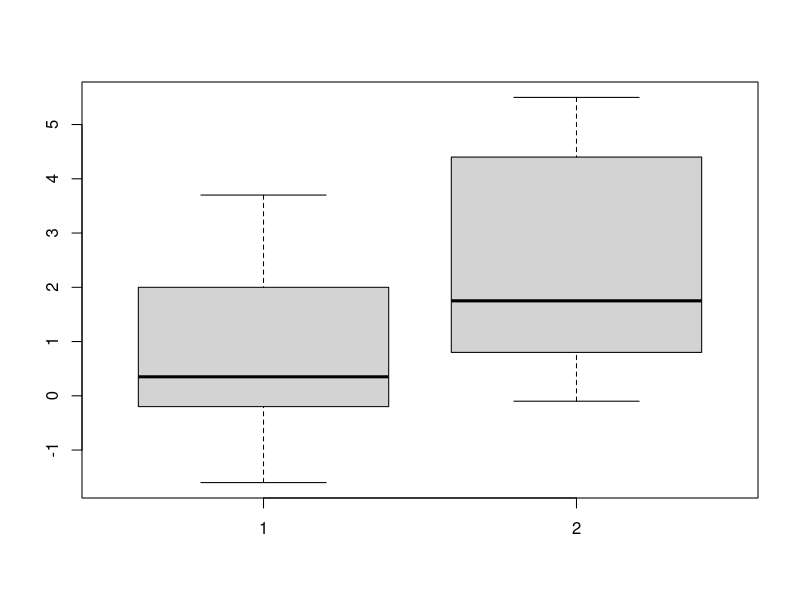
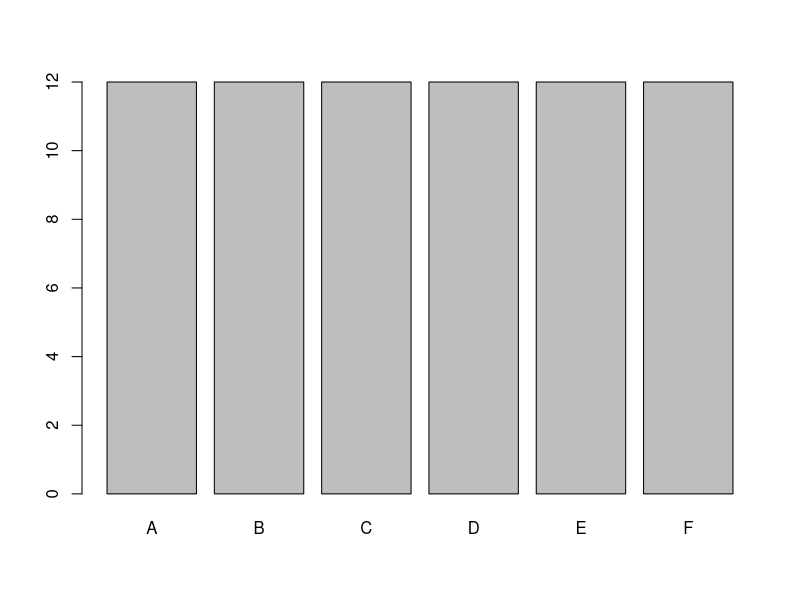
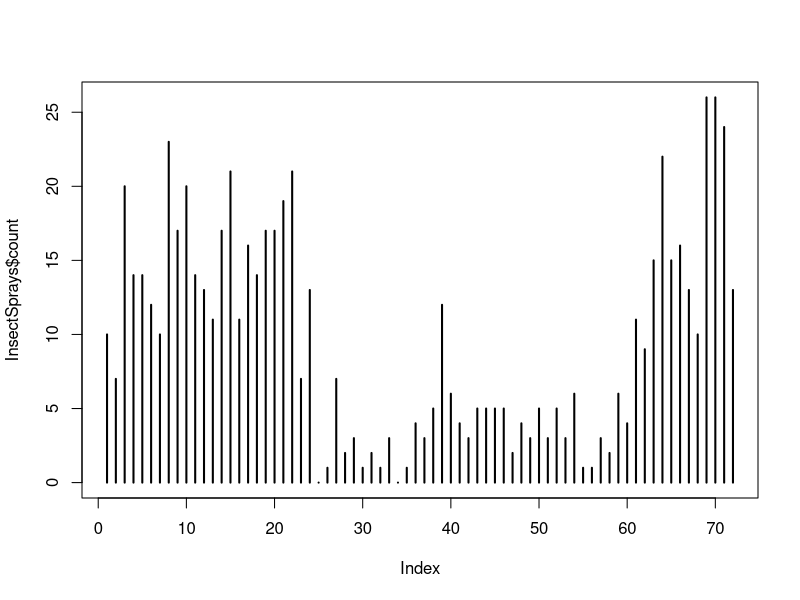
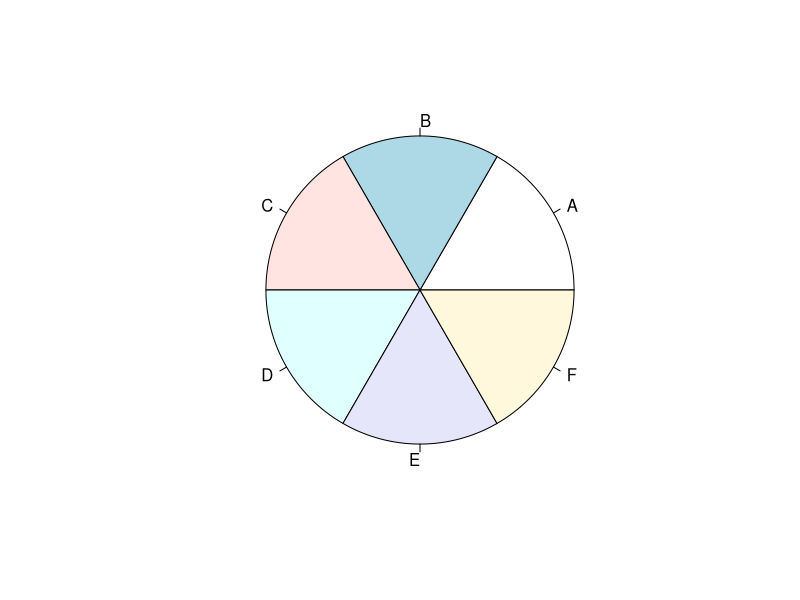
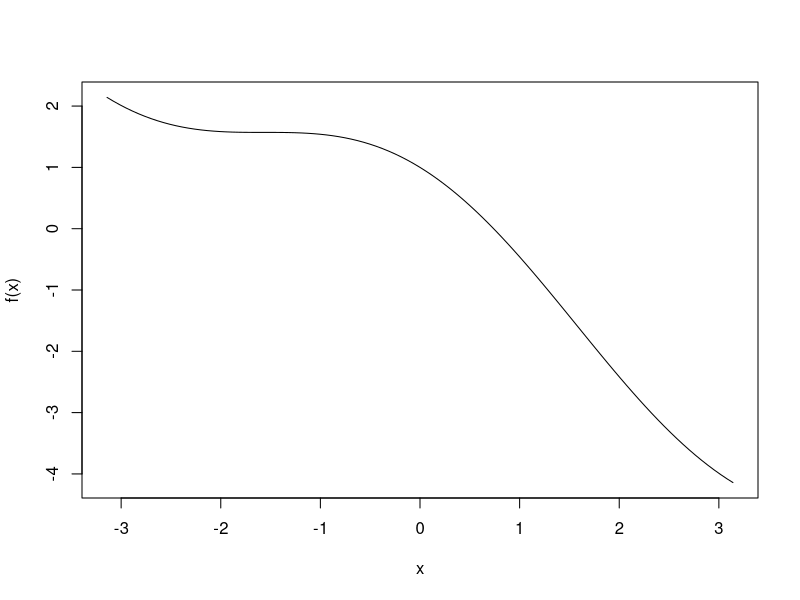

Reproduce these figures in R, in order. (Note: this script raises an error after producing the figures.)
# Fasl 1 ----
choose(5,2)
## Derivative ----
D(expression(3*x^2) , 'x')

sample(1:5,1,prob = c(100,1,2,3,1))
?sample

## Distributions ----
# we have d,p,q,r:
# d: density function value (pdf)
# p: probability function (cdf)
# q: quantile values
# r: random number 
dnorm(1,0)
pnorm(1,0)
qnorm(0.25,1,0)
rnorm(10,0,1)
?qnorm
# Fasl 2 ----
letters
LETTERS

month.abb

rep(c(2,10,2,34), 5)
rep(c(2,10,2,34), each=5)

z <- c(30,10,20)
sort(z)
order(z) #  نشون میده که مثلا کوچکترین عدد در جایگاه دوم قرار داره، جواب سوال اینکه از کجا میتونم 
# اون عدد در اون جایگاه رو پیدا کنم آدرس میده یک طورایی
rank(z) # نشون میده که هر عدد در کدام جایگاه قرار میگیره

# Fasl 3 ----

## QQPLOT ----
sleep
boxplot(sleep$extra[sleep$group == 1] ,sleep$extra[sleep$group == 2] )

## building bar plot w/o using Barplot ----

barplot(table(InsectSprays$spray))
plot(InsectSprays$count, type = 'h', lwd=2)


## pie chart: ----

table(InsectSprays$spray)
pie(table(InsectSprays$spray))


# Fasl 4: functions ----
## first function ----
f <- function(x){
  cos(x) - x
}
f(2)
curve(f, -pi,pi)
integrate(f,lower=0,upper=pi)
uniroot(f,c(0,pi))
# uniroot(f,c(-pi,0))
# اروری که به ما میده به این دلیل هست که اگر اول و آخر بازه را در تابع قرار دهیم
# باید یکی مثبت و دیگری منفی باشد ولی اگر هر دو هم علامت باشند ما ارور میگیریم

## Median Function ----
y <- sort(x)
n <- length(y)
if (length(y) %% 2 == 0){
  m <- (y[n/2] + y[n/2 + 1]) / 2
} else {
  m <- y[(n+1) / 2]
}
